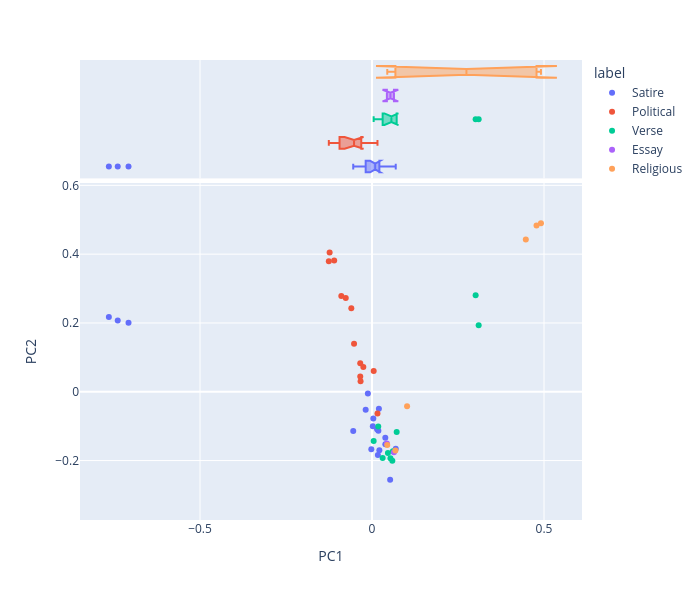

Source (notebook cell):
### Code cell
vis_pcs(DCM_w, 1, 2)

### Figure 1 — Plotly figure (JSON) as saved in the notebook; plotly's stock layout.template omitted (floating-point values rounded to 4 significant figures)
{"data": [{"hovertemplate": "<b>%{hovertext}</b><br><br>label=Satire<br>PC1=%{x}<br>PC2=%{y}<extra></extra>", "hovertext": ["The Accomplishment of the First of Mr. Bickerstaff's Predictions", "An Argument Against Abolishing Christianity", "The Battle of the Books", "The Beasts' Confession", "The Blunders, Deficiencies, Distresses, and Misfortunes of Quilca", "Swift's Description of Quilca", "A Digression on the Nature, Usefulness, and Necessity of Wars and Quarrels", "Gulliver's Travels", "The History of Martin", "A Meditation Upon a Broomstick", "A Modest Proposal", "Polite Conversation: Dialogue I", "Polite Conversation: Dialogue II", "Polite Conversation: Dialogue III", "Polite Conversation: Introduction", "Predictions for the Year 1708", "A Project for the Universal Benefit of Mankind", "A Tale of a Tub"], "legendgroup": "Satire", "marker": {"color": "#636efa", "symbol": "circle"}, "mode": "markers", "name": "Satire", "orientation": "v", "showlegend": true, "type": "scatter", "x": [-0.01844, 0.03875, 0.06896, 0.03864, 0.00229, 0.01999, 0.01705, 0.02138, -0.002063, 0.01469, -0.01201, -0.7651, -0.7079, -0.7393, -0.05461, 0.0185, 0.00378, 0.05268], "xaxis": "x", "y": [-0.05262, -0.1523, -0.1657, -0.1337, -0.1001, -0.04933, -0.1841, -0.17, -0.1672, -0.1089, -0.004888, 0.2175, 0.2005, 0.2072, -0.1142, -0.1134, -0.07788, -0.2556], "yaxis": "y"}, {"alignmentgroup": "True", "hovertemplate": "<b>%{hovertext}</b><br><br>label=Satire<br>PC1=%{x}<extra></extra>", "hovertext": ["The Accomplishment of the First of Mr. Bickerstaff's Predictions", "An Argument Against Abolishing Christianity", "The Battle of the Books", "The Beasts' Confession", "The Blunders, Deficiencies, Distresses, and Misfortunes of Quilca", "Swift's Description of Quilca", "A Digression on the Nature, Usefulness, and Necessity of Wars and Quarrels", "Gulliver's Travels", "The History of Martin", "A Meditation Upon a Broomstick", "A Modest Proposal", "Polite Conversation: Dialogue I", "Polite Conversation: Dialogue II", "Polite Conversation: Dialogue III", "Polite Conversation: Introduction", "Predictions for the Year 1708", "A Project for the Universal Benefit of Mankind", "A Tale of a Tub"], "legendgroup": "Satire", "marker": {"color": "#636efa", "symbol": "circle"}, "name": "Satire", "notched": true, "offsetgroup": "Satire", "showlegend": false, "type": "box", "x": [-0.01844, 0.03875, 0.06896, 0.03864, 0.00229, 0.01999, 0.01705, 0.02138, -0.002063, 0.01469, -0.01201, -0.7651, -0.7079, -0.7393, -0.05461, 0.0185, 0.00378, 0.05268], "xaxis": "x2", "yaxis": "y2"}, {"hovertemplate": "<b>%{hovertext}</b><br><br>label=Political<br>PC1=%{x}<br>PC2=%{y}<extra></extra>", "hovertext": ["The Address to the Jury", "Answer to a Paper", "The Answer to the Injured Lady", "The Drapier's First Letter (To the Shop-keepers, Tradesmen, Farmers, and Common People of Ireland)", "The Drapier's Second Letter", "The Drapier's Third Letter", "The Drapier's Fourth Letter (To the Whole People of Ireland)", "The Drapier's Fifth Letter", "The Drapier's Sixth Letter", "The Drapier's Seventh Letter", "The Story of the Injured Lady", "Maxims Controulled in Ireland", "Two Letters on Subjects Relative to the Improvement of Ireland"], "legendgroup": "Political", "marker": {"color": "#EF553B", "symbol": "circle"}, "mode": "markers", "name": "Political", "orientation": "v", "showlegend": true, "type": "scatter", "x": [-0.03427, -0.03422, -0.03329, -0.1256, -0.1232, -0.11, -0.07637, -0.05224, -0.08927, -0.06018, 0.01588, -0.02525, 0.004893], "xaxis": "x", "y": [0.0829, 0.04398, 0.03024, 0.3794, 0.4047, 0.3815, 0.2727, 0.1392, 0.2785, 0.243, -0.06328, 0.07218, 0.0604], "yaxis": "y"}, {"alignmentgroup": "True", "hovertemplate": "<b>%{hovertext}</b><br><br>label=Political<br>PC1=%{x}<extra></extra>", "hovertext": ["The Address to the Jury", "Answer to a Paper", "The Answer to the Injured Lady", "The Drapier's First Letter (To the Shop-keepers, Tradesmen, Farmers, and Common People of Ireland)", "The Drapier's Second Letter", "The Drapier's Third Letter", "The Drapier's Fourth Letter (To the Whole People of Ireland)", "The Drapier's Fifth Letter", "The Drapier's Sixth Letter", "The Drapier's Seventh Letter", "The Story of the Injured Lady", "Maxims Controulled in Ireland", "Two Letters on Subjects Relative to the Improvement of Ireland"], "legendgroup": "Political", "marker": {"color": "#EF553B", "symbol": "circle"}, "name": "Political", "notched": true, "offsetgroup": "Political", "showlegend": false, "type": "box", "x": [-0.03427, -0.03422, -0.03329, -0.1256, -0.1232, -0.11, -0.07637, -0.05224, -0.08927, -0.06018, 0.01588, -0.02525, 0.004893], "xaxis": "x2", "yaxis": "y2"}, {"hovertemplate": "<b>%{hovertext}</b><br><br>label=Verse<br>PC1=%{x}<br>PC2=%{y}<extra></extra>", "hovertext": ["Baucis and Philemon", "Cadenus and Vanessa", "The Logicians Refuted", "The Puppet Show", "Stella's Birthday, 1718", "Stella's Birthday, 1720", "Stella's Birthday, 1722", "Stella's Birthday, 1724", "Stella's Birthday, March 13, 1726", "To Stella, Visiting me in my sickness"], "legendgroup": "Verse", "marker": {"color": "#00cc96", "symbol": "circle"}, "mode": "markers", "name": "Verse", "orientation": "v", "showlegend": true, "type": "scatter", "x": [0.004769, 0.06068, 0.01816, 0.3012, 0.3101, 0.04622, 0.03089, 0.05362, 0.07168, 0.05908], "xaxis": "x", "y": [-0.1432, -0.173, -0.1008, 0.2804, 0.1933, -0.178, -0.1929, -0.1931, -0.1173, -0.2006], "yaxis": "y"}, {"alignmentgroup": "True", "hovertemplate": "<b>%{hovertext}</b><br><br>label=Verse<br>PC1=%{x}<extra></extra>", "hovertext": ["Baucis and Philemon", "Cadenus and Vanessa", "The Logicians Refuted", "The Puppet Show", "Stella's Birthday, 1718", "Stella's Birthday, 1720", "Stella's Birthday, 1722", "Stella's Birthday, 1724", "Stella's Birthday, March 13, 1726", "To Stella, Visiting me in my sickness"], "legendgroup": "Verse", "marker": {"color": "#00cc96", "symbol": "circle"}, "name": "Verse", "notched": true, "offsetgroup": "Verse", "showlegend": false, "type": "box", "x": [0.004769, 0.06068, 0.01816, 0.3012, 0.3101, 0.04622, 0.03089, 0.05362, 0.07168, 0.05908], "xaxis": "x2", "yaxis": "y2"}, {"hovertemplate": "<b>%{hovertext}</b><br><br>label=Essay<br>PC1=%{x}<br>PC2=%{y}<extra></extra>", "hovertext": ["Hints Towards an Essay on Conversation", "Thoughts on Various Subjects"], "legendgroup": "Essay", "marker": {"color": "#ab63fa", "symbol": "circle"}, "mode": "markers", "name": "Essay", "orientation": "v", "showlegend": true, "type": "scatter", "x": [0.04321, 0.06377], "xaxis": "x", "y": [-0.1507, -0.1757], "yaxis": "y"}, {"alignmentgroup": "True", "hovertemplate": "<b>%{hovertext}</b><br><br>label=Essay<br>PC1=%{x}<extra></extra>", "hovertext": ["Hints Towards an Essay on Conversation", "Thoughts on Various Subjects"], "legendgroup": "Essay", "marker": {"color": "#ab63fa", "symbol": "circle"}, "name": "Essay", "notched": true, "offsetgroup": "Essay", "showlegend": false, "type": "box", "x": [0.04321, 0.06377], "xaxis": "x2", "yaxis": "y2"}, {"hovertemplate": "<b>%{hovertext}</b><br><br>label=Religious<br>PC1=%{x}<br>PC2=%{y}<extra></extra>", "hovertext": ["First Prayer for Stella", "Second Prayer for Stella (Oct 17, 1727)", "Third Prayer for Stella (Nov 6, 1727)", "On Mutual Subjection", "On Sleeping in Church", "On the Wisdom of This World"], "legendgroup": "Religious", "marker": {"color": "#FFA15A", "symbol": "circle"}, "mode": "markers", "name": "Religious", "orientation": "v", "showlegend": true, "type": "scatter", "x": [0.4783, 0.4471, 0.4911, 0.102, 0.04432, 0.06802], "xaxis": "x", "y": [0.4836, 0.4424, 0.4896, -0.04217, -0.1545, -0.1705], "yaxis": "y"}, {"alignmentgroup": "True", "hovertemplate": "<b>%{hovertext}</b><br><br>label=Religious<br>PC1=%{x}<extra></extra>", "hovertext": ["First Prayer for Stella", "Second Prayer for Stella (Oct 17, 1727)", "Third Prayer for Stella (Nov 6, 1727)", "On Mutual Subjection", "On Sleeping in Church", "On the Wisdom of This World"], "legendgroup": "Religious", "marker": {"color": "#FFA15A", "symbol": "circle"}, "name": "Religious", "notched": true, "offsetgroup": "Religious", "showlegend": false, "type": "box", "x": [0.4783, 0.4471, 0.4911, 0.102, 0.04432, 0.06802], "xaxis": "x2", "yaxis": "y2"}], "layout": {"height": 600, "legend": {"title": {"text": "label"}, "tracegroupgap": 0}, "margin": {"t": 60}, "width": 700, "xaxis": {"anchor": "y", "domain": [0, 1], "title": {"text": "PC1"}}, "xaxis2": {"anchor": "y2", "domain": [0, 1], "matches": "x", "showgrid": true, "showticklabels": false}, "yaxis": {"anchor": "x", "domain": [0, 0.7326], "scaleanchor": "x", "scaleratio": 1, "title": {"text": "PC2"}}, "yaxis2": {"anchor": "x2", "domain": [0.7426, 1], "matches": "y2", "scaleanchor": "x", "scaleratio": 1, "showgrid": false, "showline": false, "showticklabels": false, "ticks": ""}}}
